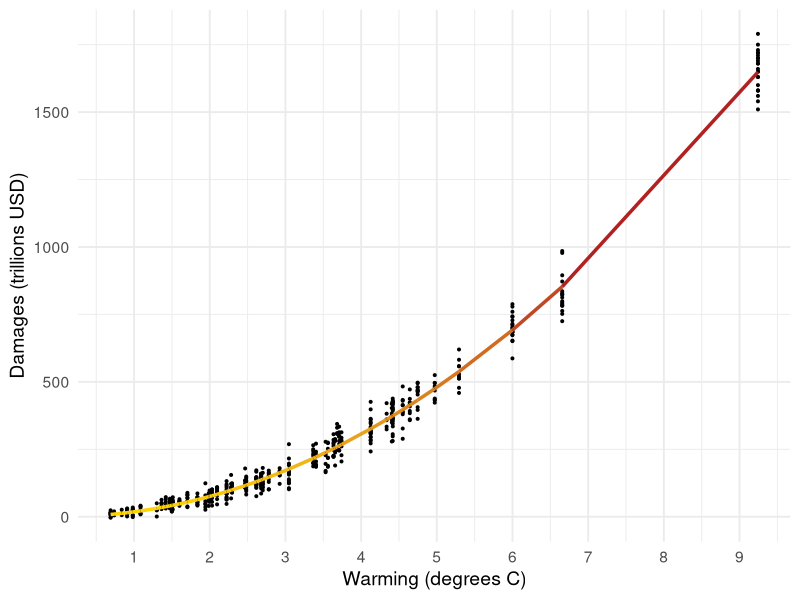
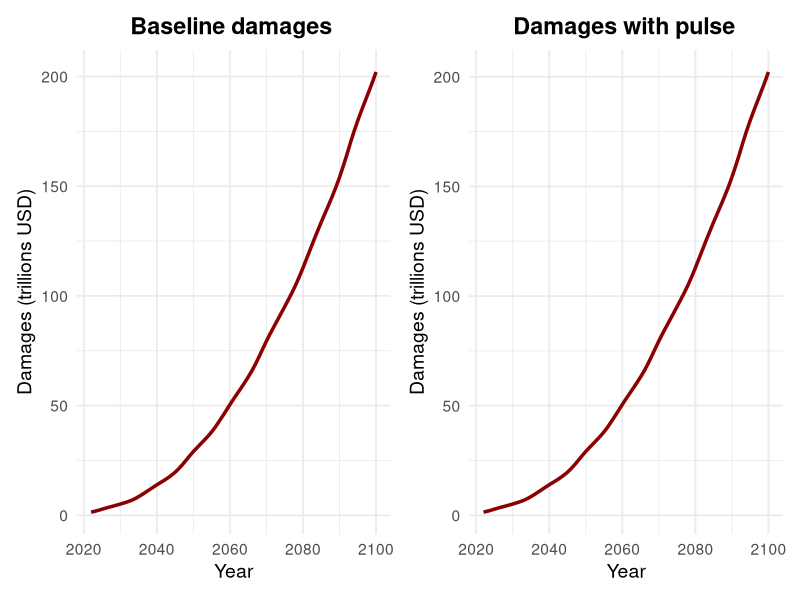
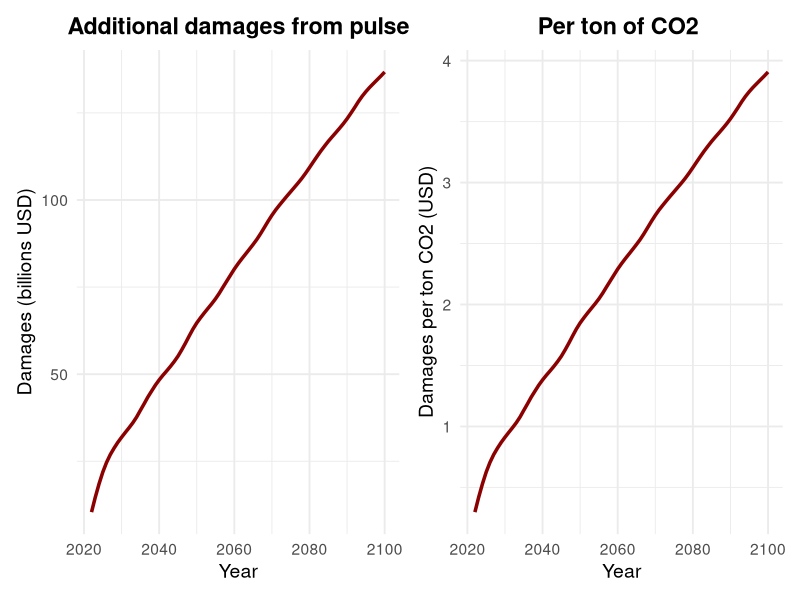
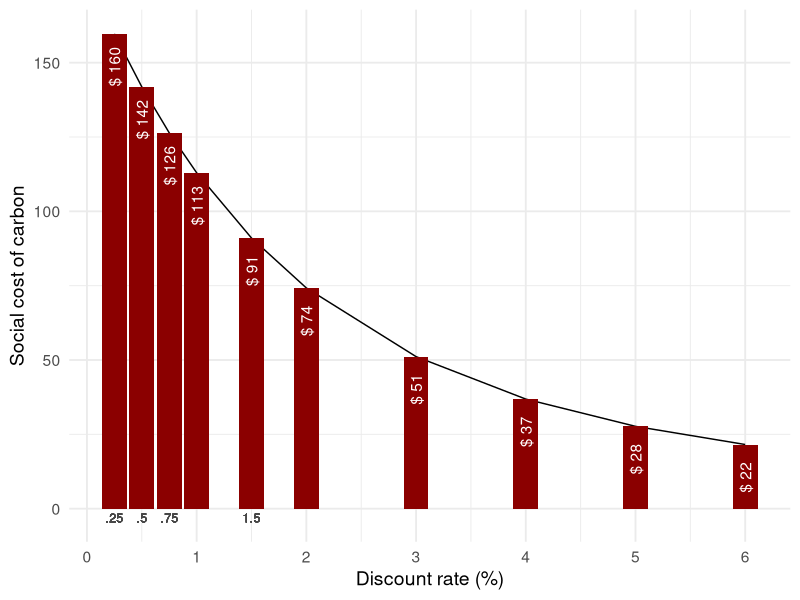
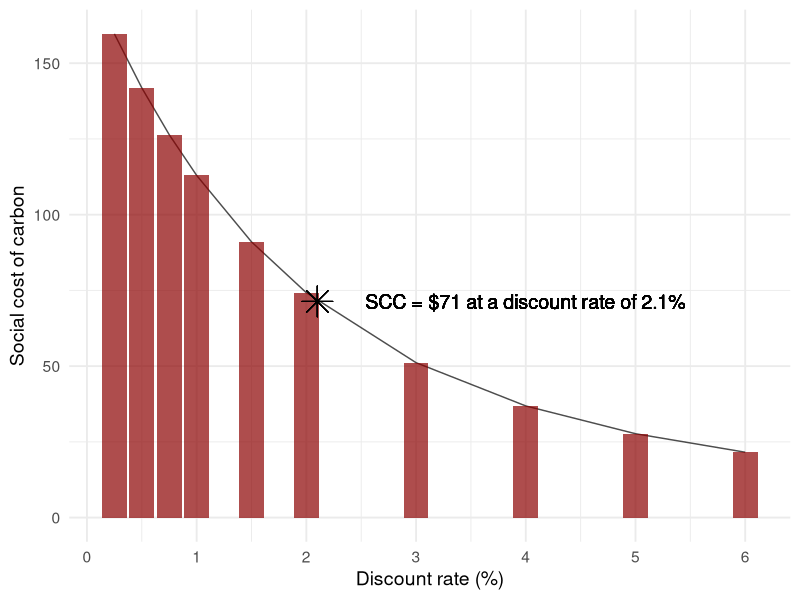
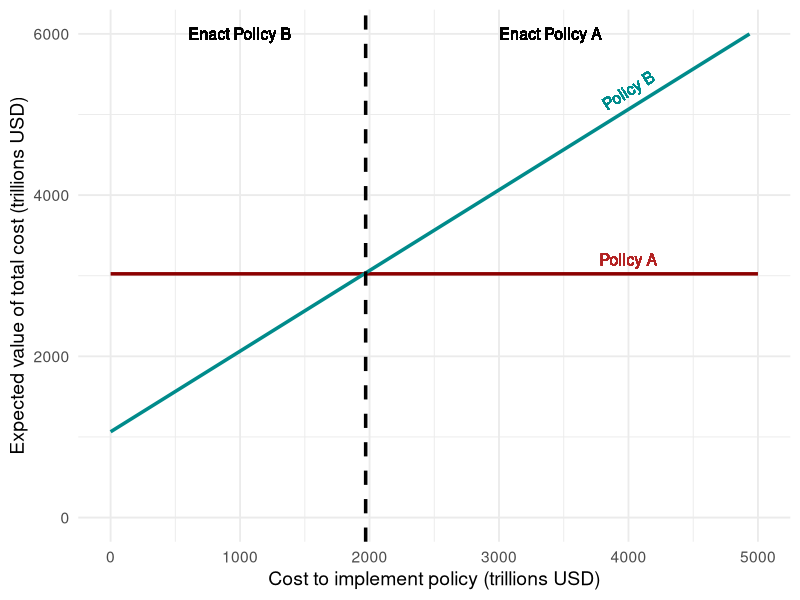

Write the R code that produced these figures, in order.
## ---- chunk 1
knitr::opts_chunk$set(echo = TRUE, message = FALSE, warning = FALSE)
library(tidyverse)
library(here)
library(broom)
library(patchwork)

options(scipen = 999)

# reading in damages data, creating new column for squared damages
damages <- read_csv(here("damages.csv")) %>% 
  mutate(warming_q = warming^2)

# reading in warming data
warming <- read_csv(here("warming.csv"))
## ---- chunk 2
# creating a quadratic model
qm_damages <- lm(damages ~ 0 + warming + warming_q, data = damages)
damages_predict <- augment(qm_damages)

# visualizing the model 
ggplot(data = damages, aes(x = warming, y = damages/1e+12)) +
  geom_point(color = "black", size = 0.7) +
  geom_line(data = damages_predict, aes(x = warming, y = .fitted/1e+12, color = .fitted), size = 1.2) +
  scale_color_gradientn(colors = c("gold", "firebrick", "darkred")) +
  theme_minimal(14) +
  labs(x = "Warming (degrees C)", y = "Damages (trillions USD)") +
  scale_x_continuous(n.breaks = 10) +
  theme(legend.position = "none")
## ---- chunk 3
# storing a function for damages from warming based on the quadratic model
damages <- function(warming) {
  damages <- qm_damages$coefficients[1]*warming + qm_damages$coefficients[2]*(warming^2)
  return(damages)
}

# creating a new dataframe with differences and damages per ton based on degrees of warming 
pulse <- warming %>% 
  mutate(damages_baseline = damages(warming_baseline)) %>% 
  mutate(damages_pulse = damages(warming_pulse)) %>% 
  mutate(difference = damages_pulse - damages_baseline) %>% 
  mutate(damage_per_ton = difference/35e+9)

# plotting
p1 <- ggplot(data = pulse, aes(x = year, y = damages_baseline/1e+12)) +
  geom_line(size = 1.2, color = "darkred") +
  labs(x = "Year", y = "Damages (trillions USD)", title = "Baseline damages") +
  theme_minimal(14) +
  theme(plot.title = element_text(hjust = 0.48, face = "bold"))

p2 <- ggplot(data = pulse, aes(x = year, y = damages_pulse/1e+12)) +
  geom_line(size = 1.2, color = "darkred") +
  labs(x = "Year", y = "Damages (trillions USD)", title = "Damages with pulse") +
  theme_minimal(14) +
  theme(plot.title = element_text(hjust = 0.48, face = "bold"))

p3 <- ggplot(data = pulse, aes(x = year, y = difference/1e+09)) +
  geom_line(size = 1.2, color = "darkred") +
  labs(x = "Year", y = "Damages (billions USD)", title = "Additional damages from pulse") +
  theme_minimal(14) +
  theme(plot.title = element_text(hjust = 0.48, face = "bold"))

p4 <- ggplot(data = pulse, aes(x = year, y = difference/35e+9)) +
  geom_line(size = 1.2, color = "darkred") +
  labs(x = "Year", y = "Damages per ton CO2 (USD)", title = "Per ton of CO2") +
  theme_minimal(14) +
  theme(plot.title = element_text(hjust = 0.48, face = "bold"))

p1 | p2
p3 | p4

## ---- chunk 4
# creating a dataframe with discounted damages based on several discount rates
scc <- pulse %>% 
  mutate(years_into_future = year-2022) %>% 
  mutate(scc_not_discounted = difference/35e+9) %>% 
  mutate(dr0.25 = scc_not_discounted/(1.0025^years_into_future)) %>% 
  mutate(dr0.5 = scc_not_discounted/(1.005^years_into_future)) %>% 
  mutate(dr0.75 = scc_not_discounted/(1.0075^years_into_future)) %>% 
  mutate(dr1 = scc_not_discounted/(1.01^years_into_future)) %>% 
  mutate(dr1.5 = scc_not_discounted/(1.015^years_into_future)) %>% 
  mutate(dr2 = scc_not_discounted/(1.02^years_into_future)) %>% 
  mutate(dr3 = scc_not_discounted/(1.03^years_into_future)) %>% 
  mutate(dr4 = scc_not_discounted/(1.04^years_into_future)) %>% 
  mutate(dr5 = scc_not_discounted/(1.05^years_into_future)) %>% 
  mutate(dr6 = scc_not_discounted/(1.06^years_into_future)) %>% 
  mutate(dr2.1 = scc_not_discounted/(1.021^years_into_future))
  

scc0.025 <- sum(scc$dr0.25)
scc0.5 <- sum(scc$dr0.5)
scc0.75 <- sum(scc$dr0.75)
scc1 <- sum(scc$dr1)
scc1.5 <- sum(scc$dr1.5)
scc2 <- sum(scc$dr2)
scc3 <- sum(scc$dr3)
scc4 <- sum(scc$dr4)
scc5 <- sum(scc$dr5)
scc6 <- sum(scc$dr6)

scc_vector <- c(scc0.025, scc0.5, scc0.75, scc1, scc1.5, scc2, scc3, scc4, scc5, scc6)
dr <- c(0.25, 0.5, 0.75, 1, 1.5, 2, 3, 4, 5, 6)
scc_table <- data.frame(scc_vector, dr)

# plotting SCC vs. discount rate
ggplot(data = scc_table, aes(x = dr, y = scc_vector)) +
    geom_line() +
  geom_col(size = 3, fill = "darkred") +
  labs(x = "Discount rate (%)", y = "Social cost of carbon") +
  theme_minimal(14) +
  scale_x_continuous(n.breaks = 10) +
  # geom_text(aes(x = dr, y = scc_vector, label = dr), nudge_y = 4) +
  geom_text(aes(x = dr, y = scc_vector, label = paste("$", round(scc_vector, 0))), nudge_y = -11, angle = 90, color = "white ") +
  geom_text(aes(x = 0.25, y = -3, label = ".25"), size = 3.2, color = "grey28") +
  geom_text(aes(x = 0.5, y = -3, label = ".5"), size = 3.2, color = "grey28") +
  geom_text(aes(x = 0.75, y = -3, label = ".75"), size = 3.2, color = "grey28") +
  geom_text(aes(x = 1.5, y = -3, label = "1.5"), size = 3.2, color = "grey28")
## ---- chunk 5
# calculating the discount rate using the ramsey rule from the information given
rr <- (0.001 + 2*0.01)*100
## ---- chunk 6
# calculating the social cost of carbon using the ramsey rule
scc2.1 <- sum(scc$dr2.1)


# locating this discount rate on the graph
ggplot(data = scc_table, aes(x = dr, y = scc_vector)) +
    geom_line(alpha = 0.7) +
  geom_col(size = 3, fill = "darkred", alpha = 0.7) +
  labs(x = "Discount rate (%)", y = "Social cost of carbon") +
  theme_minimal(14) +
  scale_x_continuous(n.breaks = 10) +
  geom_point(aes(y = scc2.1, x = rr), size = 7, shape = 8) +
  geom_text(aes(y = scc2.1, x = 4, label = "SCC = $71 at a discount rate of 2.1%"), size = 5, shape = 8)

  
## ---- chunk 7
# creating a dataframe to calculate expected values
policy <- pulse %>% 
  mutate(warming_policy_a = 1.5*warming_baseline) %>% # 0.5 chance of this occurring under A
  mutate(warming_policy_b = ifelse(year < 2050, warming_policy_a, 1.29)) %>% # 100% chance of this occurring under B
  mutate(damages_a = damages(warming_policy_a)) %>% 
  mutate(damages_b = damages(warming_policy_b)) %>%
  mutate(years_into_future = year-2022) %>% 
  mutate(damages_a_discounted = damages_a/(1.02^years_into_future)) %>%
  mutate(damages_b_discounted = damages_b/(1.02^years_into_future)) %>% 
  mutate(damages_baseline_discounted = damages_baseline/(1.02^years_into_future))

# expected values
ev_a <- 0.5*sum(policy$damages_baseline_discounted) + 0.5*sum(policy$damages_a_discounted)
ev_b <- sum(policy$damages_b_discounted)

## ---- chunk 8
# sequence for cost
cost <- seq(0, 5e15, by = 1e12) 

cost_df <- data.frame(cost) 

cost_compare <- cost_df %>% 
  mutate(cost_b = ev_b + cost) %>% 
  mutate(cost_a = ev_a)

# visualizing cost and damages of policy options
ggplot(data = cost_compare) +
  geom_line(aes(x = cost/1e12, y = cost_a/1e12), size = 1.2, color = "darkred") + 
  geom_line(aes(x = cost/1e12, y = cost_b/1e12), size = 1.2, color = "cyan4") +
  theme_minimal(14) + 
  labs(x = "Cost to implement policy (trillions USD)", y = "Expected value of total cost (trillions USD)") +
  geom_text(aes(x = 4000, y = 3200, label = "Policy A"), color = "firebrick", size = 4) +
  geom_text(aes(x = 4000, y = 5300, label = "Policy B"), color = "cyan4", angle = 32, size = 4) +
  geom_vline(xintercept = 1970, linetype = "dashed", size = 1.2) +
  geom_text(aes(x = 1000, y = 6000, label = "Enact Policy B"), size = 4) +
  geom_text(aes(x = 3400, y = 6000, label = "Enact Policy A"), size = 4) +
  scale_y_continuous(limits = c(0, 6000))
